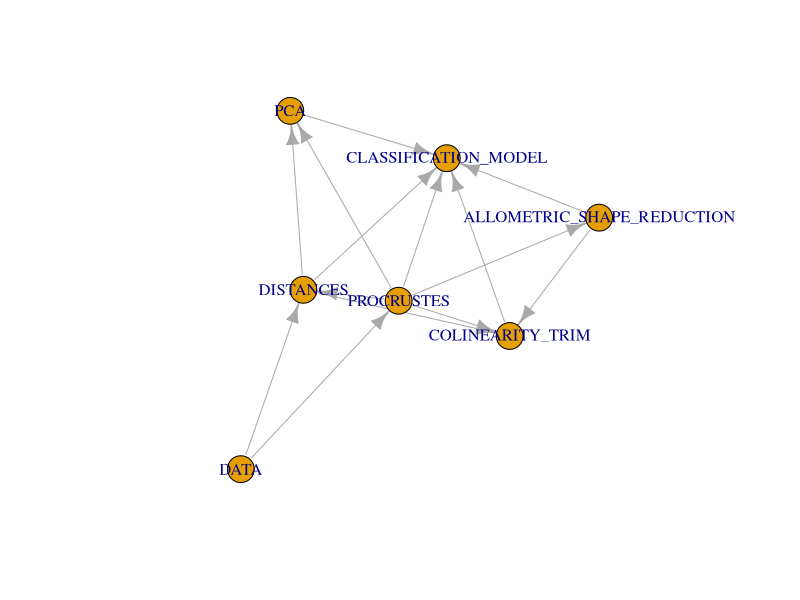

Source code (R):
library(igraph)

methods_graph = graph_from_literal(DATA-+DISTANCES, 
                                   DATA-+PROCRUSTES, 
                                   PROCRUSTES-+DISTANCES,
                                   PROCRUSTES-+ALLOMETRIC_SHAPE_REDUCTION,
                                   PROCRUSTES-+CLASSIFICATION_MODEL,
                                   PROCRUSTES-+COLINEARITY_TRIM,
                                   PROCRUSTES-+PCA,
                                   DISTANCES-+COLINEARITY_TRIM,
                                   DISTANCES-+PCA,
                                   DISTANCES-+CLASSIFICATION_MODEL,
                                   PCA-+CLASSIFICATION_MODEL,
                                   ALLOMETRIC_SHAPE_REDUCTION-+COLINEARITY_TRIM,
                                   ALLOMETRIC_SHAPE_REDUCTION-+CLASSIFICATION_MODEL,
                                   COLINEARITY_TRIM-+CLASSIFICATION_MODEL)


plot(methods_graph)

all_paths = all_simple_paths(methods_graph, from=1, to=5)
